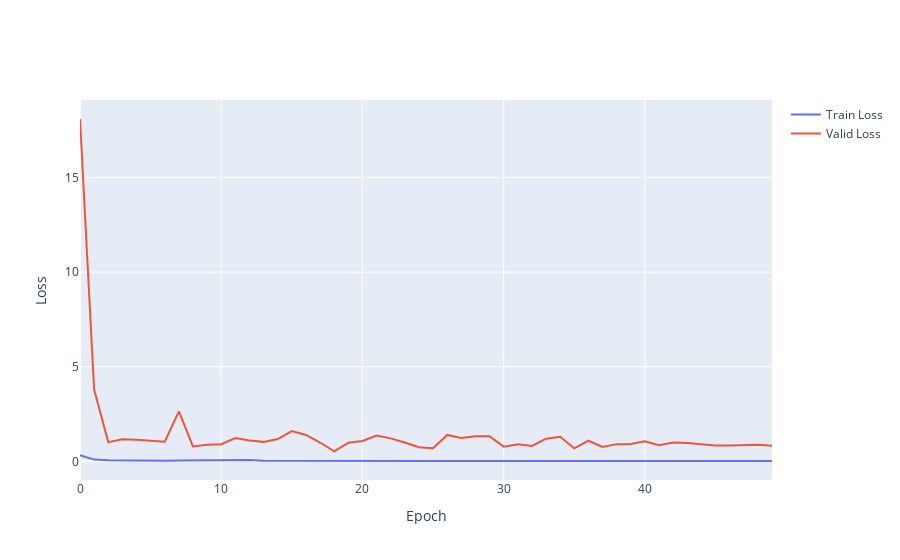

Here is the notebook cell this chart was saved with:
### Code cell
layout1 = dict(xaxis=dict(title='Epoch'), yaxis=dict(title='Loss'))
fig1 = go.Figure(layout=layout1)
fig1.add_trace(go.Scatter(y=losses1['train'], mode='lines', name='Train Loss',))
fig1.add_trace(go.Scatter(y=losses1['valid'], mode='lines', name='Valid Loss'))
